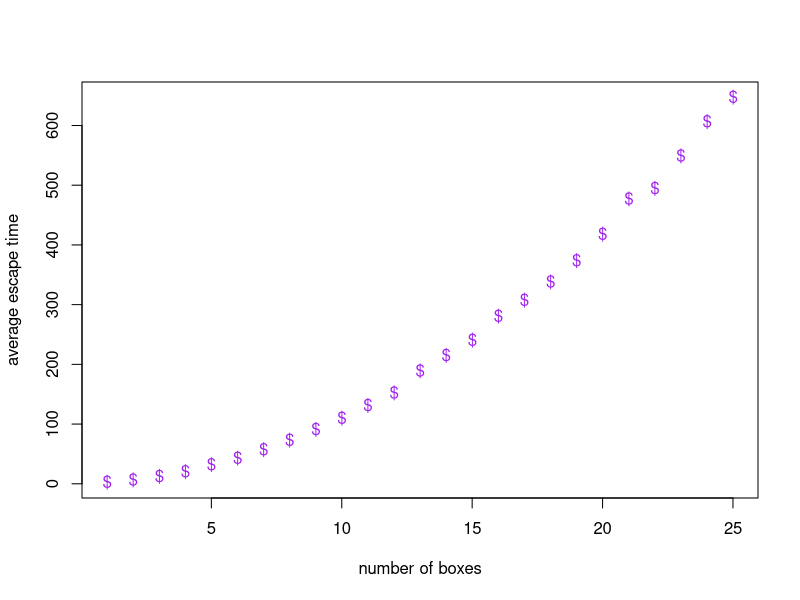

This chart was generated by the following R code:
coinflip <- function() {
  x1 <- runif(1, 0, 1)
  if (x1 > 0.5) {
    yt <- 1
  } else {
    yt <- 0
  }
  return(yt)
}


runSim = function(numBoxes) {
  currentBox <- 0
  numFlips <- 0
  
  while (currentBox < numBoxes) {
      
    flip <- coinflip()
    if (flip == 1) {
      currentBox <- currentBox + 1
    } else {
      if (currentBox == 0) {}
      else {
        currentBox <- currentBox - 1
      }
    }
    numFlips <- numFlips + 1
  }
  return(numFlips)
}


findAvg <- function(numBoxes) {
  vecNumFlips = c()
  
  for (i in 1:2000) {
    vecNumFlips <- append(vecNumFlips, runSim(numBoxes))
  }
  return(mean(vecNumFlips))
}


plotNAverages <- function(N) {
  averages <- c()
  
  #if (file.exists("averages.RData")) {
  #  averages <- load("averages.RData")
  #  print(averages)
  #}
  
  for (i in length(averages) + 1:N) {
    print(i)
    averages <- append(averages, findAvg(i))
    print(averages[i])
  }
  
  # save(averages, file="averages.RData")
  
  plot(1:N, averages, xlab="number of boxes", ylab="average escape time", pch="$", col="purple", bg="orange")
}

plotNAverages(25)
